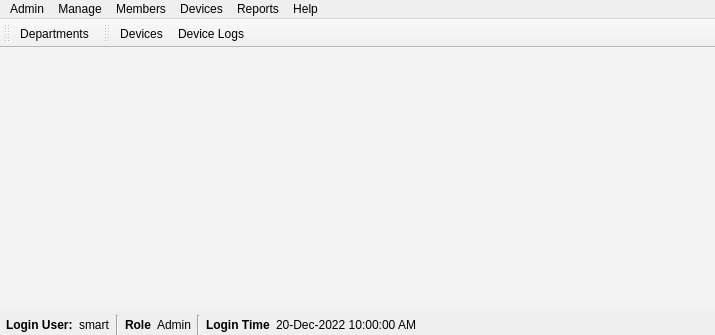
<?xml version="1.0" encoding="UTF-8"?>
<ui version="4.0">
 <class>MainWindow</class>
 <widget class="QMainWindow" name="MainWindow">
  <property name="geometry">
   <rect>
    <x>0</x>
    <y>0</y>
    <width>715</width>
    <height>335</height>
   </rect>
  </property>
  <property name="windowTitle">
   <string>Library Attendance</string>
  </property>
  <widget class="QWidget" name="centralwidget">
   <layout class="QGridLayout" name="gridLayout">
    <property name="leftMargin">
     <number>0</number>
    </property>
    <property name="topMargin">
     <number>0</number>
    </property>
    <property name="rightMargin">
     <number>0</number>
    </property>
    <property name="bottomMargin">
     <number>0</number>
    </property>
    <item row="0" column="0">
     <widget class="QMdiArea" name="mdiArea">
      <property name="background">
       <brush brushstyle="SolidPattern">
        <color alpha="255">
         <red>243</red>
         <green>243</green>
         <blue>243</blue>
        </color>
       </brush>
      </property>
     </widget>
    </item>
    <item row="2" column="0">
     <layout class="QHBoxLayout" name="statusBar">
      <property name="leftMargin">
       <number>6</number>
      </property>
      <property name="rightMargin">
       <number>6</number>
      </property>
      <item>
       <widget class="QLabel" name="label_11">
        <property name="font">
         <font>
          <weight>75</weight>
          <bold>true</bold>
         </font>
        </property>
        <property name="text">
         <string>Login User:</string>
        </property>
       </widget>
      </item>
      <item>
       <widget class="QLabel" name="label_12">
        <property name="text">
         <string>smart</string>
        </property>
       </widget>
      </item>
      <item>
       <widget class="Line" name="line">
        <property name="orientation">
         <enum>Qt::Vertical</enum>
        </property>
       </widget>
      </item>
      <item>
       <widget class="QLabel" name="label_13">
        <property name="font">
         <font>
          <weight>75</weight>
          <bold>true</bold>
         </font>
        </property>
        <property name="text">
         <string>Role</string>
        </property>
       </widget>
      </item>
      <item>
       <widget class="QLabel" name="label_14">
        <property name="text">
         <string>Admin</string>
        </property>
       </widget>
      </item>
      <item>
       <widget class="Line" name="line_2">
        <property name="orientation">
         <enum>Qt::Vertical</enum>
        </property>
       </widget>
      </item>
      <item>
       <widget class="QLabel" name="label_15">
        <property name="font">
         <font>
          <weight>75</weight>
          <bold>true</bold>
         </font>
        </property>
        <property name="text">
         <string>Login Time</string>
        </property>
       </widget>
      </item>
      <item>
       <widget class="QLabel" name="label_16">
        <property name="text">
         <string>20-Dec-2022 10:00:00 AM</string>
        </property>
       </widget>
      </item>
      <item>
       <spacer name="horizontalSpacer_7">
        <property name="orientation">
         <enum>Qt::Horizontal</enum>
        </property>
        <property name="sizeHint" stdset="0">
         <size>
          <width>40</width>
          <height>20</height>
         </size>
        </property>
       </spacer>
      </item>
     </layout>
    </item>
   </layout>
  </widget>
  <widget class="QMenuBar" name="menubar">
   <property name="geometry">
    <rect>
     <x>0</x>
     <y>0</y>
     <width>715</width>
     <height>21</height>
    </rect>
   </property>
   <widget class="QMenu" name="menuAdmin">
    <property name="title">
     <string>Admin</string>
    </property>
   </widget>
   <widget class="QMenu" name="menuManage">
    <property name="title">
     <string>Manage</string>
    </property>
    <addaction name="actionDepartments"/>
    <addaction name="actionMembers"/>
    <addaction name="actionCategories"/>
    <addaction name="actionRoles"/>
   </widget>
   <widget class="QMenu" name="menuDevices">
    <property name="title">
     <string>Members</string>
    </property>
   </widget>
   <widget class="QMenu" name="menuDevices_2">
    <property name="title">
     <string>Devices</string>
    </property>
   </widget>
   <widget class="QMenu" name="menuReports">
    <property name="title">
     <string>Reports</string>
    </property>
    <addaction name="actionDaily_Report"/>
    <addaction name="actionMonthly_Report"/>
    <addaction name="actionYearly_Report"/>
   </widget>
   <widget class="QMenu" name="menuHelp">
    <property name="title">
     <string>Help</string>
    </property>
   </widget>
   <addaction name="menuAdmin"/>
   <addaction name="menuManage"/>
   <addaction name="menuDevices"/>
   <addaction name="menuDevices_2"/>
   <addaction name="menuReports"/>
   <addaction name="menuHelp"/>
  </widget>
  <widget class="QToolBar" name="toolBar">
   <property name="windowTitle">
    <string>toolBar</string>
   </property>
   <property name="toolButtonStyle">
    <enum>Qt::ToolButtonTextBesideIcon</enum>
   </property>
   <attribute name="toolBarArea">
    <enum>TopToolBarArea</enum>
   </attribute>
   <attribute name="toolBarBreak">
    <bool>false</bool>
   </attribute>
   <addaction name="actionDepartment"/>
  </widget>
  <widget class="QToolBar" name="toolBar_2">
   <property name="windowTitle">
    <string>toolBar_2</string>
   </property>
   <property name="toolButtonStyle">
    <enum>Qt::ToolButtonTextBesideIcon</enum>
   </property>
   <attribute name="toolBarArea">
    <enum>TopToolBarArea</enum>
   </attribute>
   <attribute name="toolBarBreak">
    <bool>false</bool>
   </attribute>
   <addaction name="actionDevices"/>
   <addaction name="actionDeviceLogs"/>
  </widget>
  <action name="actionDepartment">
   <property name="icon">
    <iconset resource="../resources/main.qrc">
     <normaloff>:/icons/32x32/go-home.png</normaloff>:/icons/32x32/go-home.png</iconset>
   </property>
   <property name="text">
    <string>Departments</string>
   </property>
   <property name="toolTip">
    <string>Manage departments</string>
   </property>
  </action>
  <action name="actionDeviceLogs">
   <property name="icon">
    <iconset resource="../resources/main.qrc">
     <normaloff>:/icons/32x32/empty.png</normaloff>:/icons/32x32/empty.png</iconset>
   </property>
   <property name="text">
    <string>Device Logs</string>
   </property>
   <property name="toolTip">
    <string>Manage device logs</string>
   </property>
  </action>
  <action name="actionDevices">
   <property name="icon">
    <iconset resource="../resources/main.qrc">
     <normaloff>:/icons/32x32/connect_established.png</normaloff>:/icons/32x32/connect_established.png</iconset>
   </property>
   <property name="text">
    <string>Devices</string>
   </property>
   <property name="toolTip">
    <string>Manage devices</string>
   </property>
  </action>
  <action name="actionDepartments">
   <property name="text">
    <string>Departments</string>
   </property>
  </action>
  <action name="actionMembers">
   <property name="text">
    <string>Members</string>
   </property>
  </action>
  <action name="actionCategories">
   <property name="text">
    <string>Categories</string>
   </property>
  </action>
  <action name="actionRoles">
   <property name="text">
    <string>Roles</string>
   </property>
  </action>
  <action name="actionDaily_Report">
   <property name="text">
    <string>Daily Report</string>
   </property>
  </action>
  <action name="actionMonthly_Report">
   <property name="text">
    <string>Monthly Report</string>
   </property>
  </action>
  <action name="actionYearly_Report">
   <property name="text">
    <string>Yearly Report</string>
   </property>
  </action>
 </widget>
 <resources>
  <include location="../resources/main.qrc"/>
 </resources>
 <connections/>
</ui>
